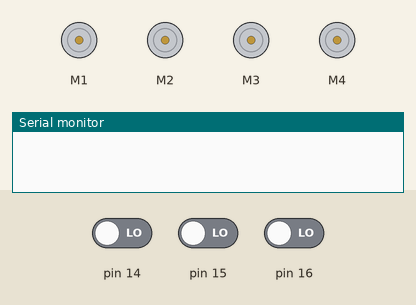
A sketch run on a simulated Arduino Uno, built with avr-gcc and run on an emulated ATmega328P. Parts: 4 × DC motor (green arrow = forward, orange = backward, longer = faster), the last lines printed to the serial monitor. The inputs (shaded band) are chosen by the test bench; at power-on: pin 14 LOW, pin 15 LOW, pin 16 LOW.

Above: at 0.1 s.
At 3.1 s:
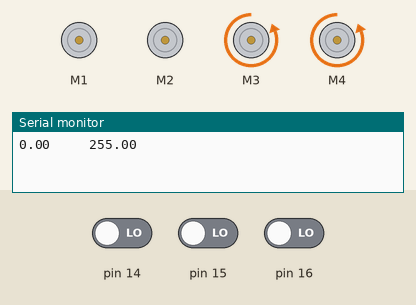
Timing chart, 0 to 4.6 s (numbered marks = the images above):
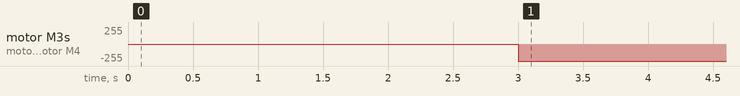

The sketch:

RCcar.ino
```cpp
#include <AFMotor.h>

AF_DCMotor motor1(1);
AF_DCMotor motor2(2);
AF_DCMotor motor3(3);
AF_DCMotor motor4(4);

int throttle;
int aileron;
int reverse;
double normaileron;
double normThrottle;
double leftM;
double rightM;

void setup() {

  Serial.begin(9600);
  pinMode(14, INPUT);
  pinMode(15, INPUT);
  pinMode(16, INPUT);
}

void loop() {
  throttle = pulseIn(14, HIGH);
  aileron = pulseIn(15, HIGH);
  reverse = pulseIn(16, HIGH);

  normaileron = map(aileron, 1000, 2000, -255, 255);
  normThrottle = map(throttle, 1000, 2000, 0, 255);
  normaileron = constrain(normaileron, -255, 255);
  normThrottle = constrain(normThrottle, 0, 255);

  leftM = normThrottle + normaileron;
  leftM = constrain(leftM, 0, 255);
  rightM = normThrottle - normaileron;
  rightM = constrain(rightM, 0, 255);
  Serial.print(leftM);
  Serial.print("     ");
  Serial.println(rightM);

  if (reverse > 1700) {
    motor1.setSpeed(leftM);
    motor2.setSpeed(leftM);
    motor3.setSpeed(rightM);
    motor4.setSpeed(rightM);
    motor1.run(FORWARD);
    motor2.run(FORWARD);
    motor3.run(FORWARD);
    motor4.run(FORWARD);
    delay(10);
  }
  else {


    motor1.setSpeed(leftM);
    motor2.setSpeed(leftM);
    motor3.setSpeed(rightM);
    motor4.setSpeed(rightM);
    motor1.run(BACKWARD);
    motor2.run(BACKWARD);
    motor3.run(BACKWARD);
    motor4.run(BACKWARD);
    delay(10);


  }
}
```

Measured:
- by itself, motor M3, motor M4: stopped → backward 255/255 at 3.0 s
